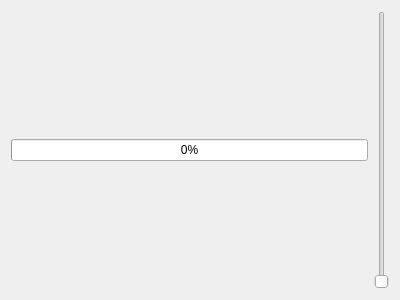
<?xml version="1.0" encoding="UTF-8"?>
<ui version="4.0">
 <class>BarMover</class>
 <widget class="QWidget" name="BarMover">
  <property name="geometry">
   <rect>
    <x>0</x>
    <y>0</y>
    <width>400</width>
    <height>300</height>
   </rect>
  </property>
  <property name="windowTitle">
   <string>BarMover</string>
  </property>
  <layout class="QHBoxLayout" name="horizontalLayout">
   <item>
    <widget class="QProgressBar" name="progressBar">
     <property name="value">
      <number>0</number>
     </property>
    </widget>
   </item>
   <item>
    <widget class="QSlider" name="verticalSlider">
     <property name="maximum">
      <number>100</number>
     </property>
     <property name="orientation">
      <enum>Qt::Vertical</enum>
     </property>
    </widget>
   </item>
  </layout>
 </widget>
 <layoutdefault spacing="6" margin="11"/>
 <resources/>
 <connections/>
</ui>
